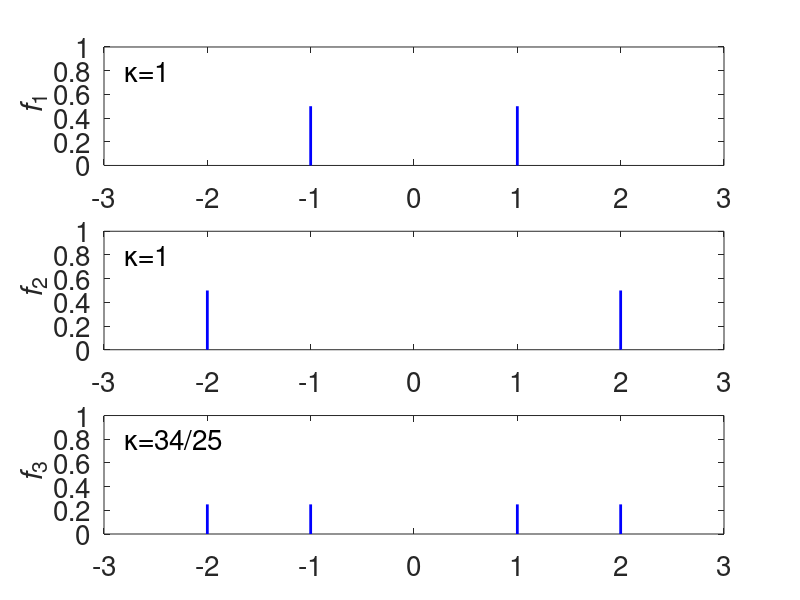
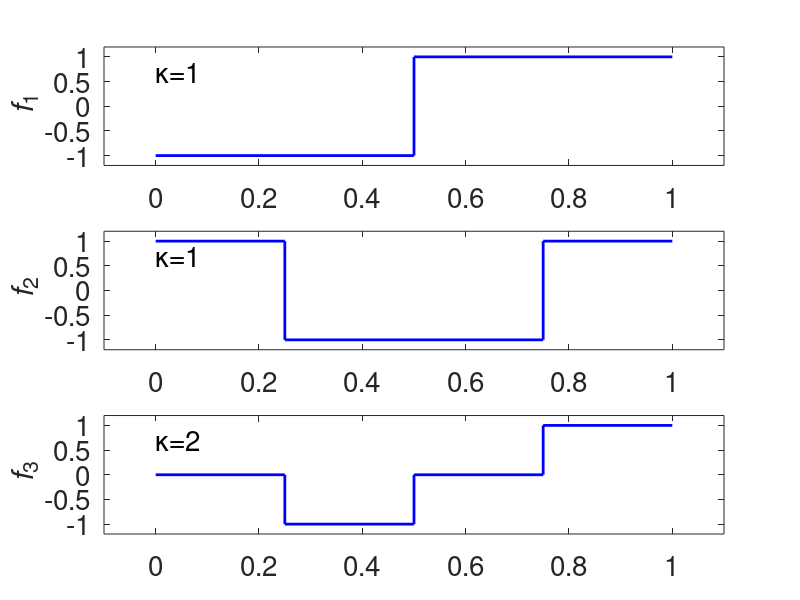

Reproduce these figures in MATLAB, in order.
%Picture of distributions and functions
%  whose convex combinations have higher kurtoses
clear all, close all
set(0,'defaultaxesfontsize',20,'defaulttextfontsize',20)

%% Distributions
figure;
subplot(3,1,1)
x1=[-1 1;-1 1];
f1=[0 0;1 1]/2;
plot(x1,f1,'b-','linewidth',2)
axis([-3 3 0 1])
%xlabel('{\it y}')
ylabel('{\it f}_1')
text(-2.8,0.8,'\kappa=1')

subplot(3,1,2)
x2=[-1 1;-1 1]*2;
f2=[0 0;1 1]/2;
plot(x2,f2,'b-','linewidth',2)
axis([-3 3 0 1])
ylabel('{\it f}_2')
text(-2.8,0.8,'\kappa=1')

subplot(3,1,3)
x3=[-2 -1 1 2;-2 -1 1 2];
f3=[0 0 0 0;1 1 1 1]/4;
plot(x3,f3,'b-','linewidth',2)
axis([-3 3 0 1])
ylabel('{\it f}_3')
text(-2.8,0.8,'\kappa=34/25')
print -depsc ConvexSumDist.eps

%% Functions
figure;
subplot(3,1,1)
x1=[0 1/2 1/2 1];
f1=[-1 -1 1 1];
plot(x1,f1,'b-','linewidth',2)
axis([-0.1 1.1 -1.2 1.2])
%xlabel('{\it y}')
ylabel('{\it f}_1')
text(0,0.7,'\kappa=1')

subplot(3,1,2)
x2=[0 1/4 1/4 3/4 3/4 1];
f2=[1 1 -1 -1 1 1];
plot(x2,f2,'b-','linewidth',2)
axis([-0.1 1.1 -1.2 1.2])
ylabel('{\it f}_2')
text(0,0.7,'\kappa=1')

subplot(3,1,3)
x3=[0 1/4 1/4 1/2 1/2 3/4 3/4 1];
f3=[0 0 -1 -1 0 0 1 1];
plot(x3,f3,'b-','linewidth',2)
axis([-0.1 1.1 -1.2 1.2])
ylabel('{\it f}_3')
text(0,0.7,'\kappa=2')
print -depsc ConvexSumFun.eps


